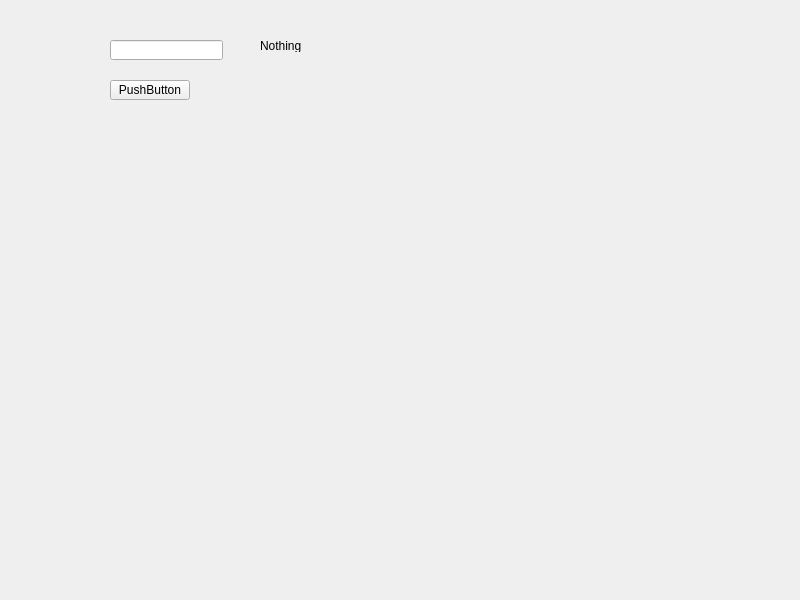
<?xml version="1.0" encoding="UTF-8"?>
<ui version="4.0">
 <class>Widget</class>
 <widget class="QWidget" name="Widget">
  <property name="geometry">
   <rect>
    <x>0</x>
    <y>0</y>
    <width>800</width>
    <height>600</height>
   </rect>
  </property>
  <property name="windowTitle">
   <string>Widget</string>
  </property>
  <widget class="QLineEdit" name="lineEdit">
   <property name="geometry">
    <rect>
     <x>110</x>
     <y>40</y>
     <width>113</width>
     <height>20</height>
    </rect>
   </property>
  </widget>
  <widget class="QPushButton" name="pushButton">
   <property name="geometry">
    <rect>
     <x>110</x>
     <y>80</y>
     <width>80</width>
     <height>20</height>
    </rect>
   </property>
   <property name="text">
    <string>PushButton</string>
   </property>
  </widget>
  <widget class="QLabel" name="label">
   <property name="geometry">
    <rect>
     <x>260</x>
     <y>40</y>
     <width>54</width>
     <height>12</height>
    </rect>
   </property>
   <property name="text">
    <string>Nothing</string>
   </property>
  </widget>
 </widget>
 <resources/>
 <connections/>
</ui>
